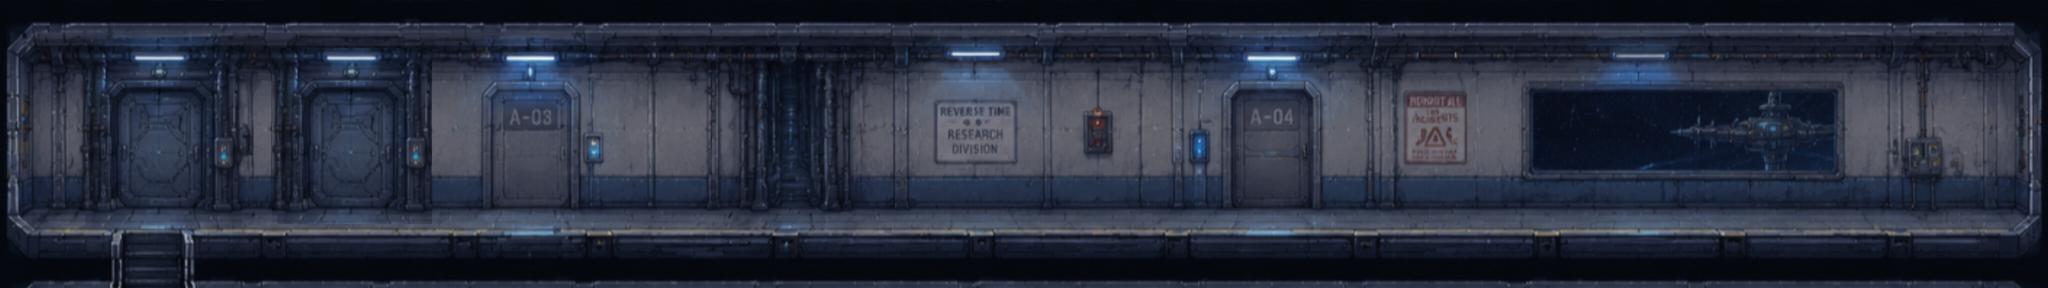

This game map was drawn from its Tiled (.tmx) file and the tilesets committed beside it. A one-line description and the trimmed map source follow:
An orthogonal 128x18 tile map with 32x32 px tiles, 1 tile layer (Слой тайлов 1) and 5 objects (door21, door22, door23, doore1, spawn).

<map version="1.10" tiledversion="1.12.1" orientation="orthogonal" renderorder="right-down" width="128" height="18" tilewidth="32" tileheight="32" infinite="0" nextlayerid="4" nextobjectid="16">
 <tileset firstgid="1" name="kor2" tilewidth="32" tileheight="32" tilecount="2432" columns="128">
  <image source="../room/kor2.jpg" width="4096" height="618" />
 </tileset>
 <layer id="1" name="Слой тайлов 1" width="128" height="18">
  <data>[2304 cells, 2304 non-empty, 2194 distinct tile ids]</data>
 </layer>
 <objectgroup id="2" name="doors">
  <object id="6" name="door21" x="656" y="184" width="96" height="376" />
  <object id="7" name="door22" x="1004" y="188" width="136" height="328" />
  <object id="8" name="door23" x="2464" y="192" width="176" height="340" />
  <object id="15" name="doore1" x="248" y="204" width="120" height="296" />
 </objectgroup>
 <objectgroup id="3" name="spawn">
  <object id="13" name="spawn" x="300" y="436">
   <point />
  </object>
 </objectgroup>
</map>
